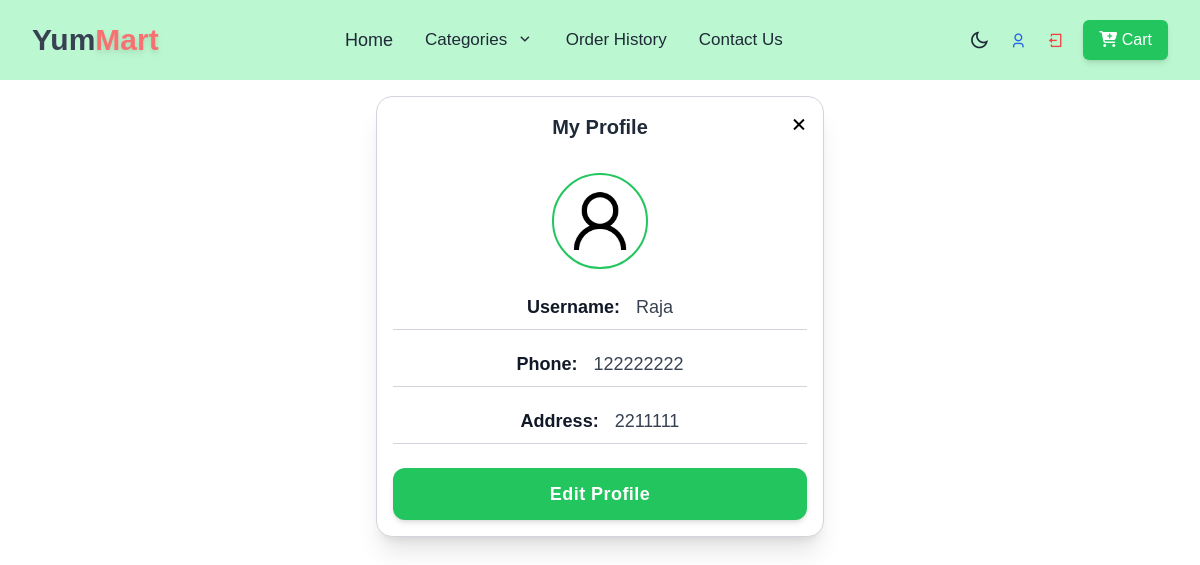
The page /profile/ (signed in) on the database as committed earlier.
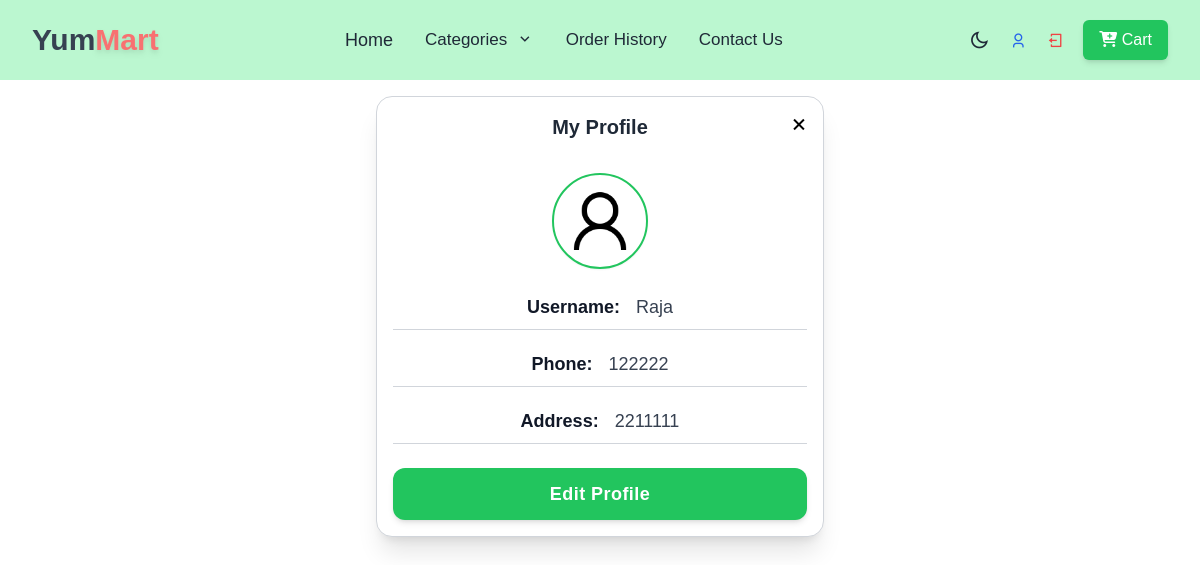
The same page on the database as committed later.
### store/models.py (models this page shows, shortened)
class UserProfile(models.Model):
    user = models.OneToOneField(User, on_delete=models.CASCADE)
    phone = models.CharField(max_length=15, blank=True, null=True)
    address = models.TextField(blank=True, null=True)
    image = models.ImageField(upload_to=user_profile_path, default='profile_pics/default.png', blank=True)

### store/views.py (the view)
# urls.py: path('profile/', view_profile, name='view_profile'),
@login_required
def view_profile(request):
    user_profile, _ = UserProfile.objects.get_or_create(user=request.user)
    if request.method == 'POST':
        form = UserProfileForm(
            request.POST, request.FILES, instance=user_profile)
        if form.is_valid():
            form.save()
            return redirect('view_profile')
    else:
        form = UserProfileForm(instance=user_profile)
    return render(request, 'store/view_profile.html', {'form': form, 'user_profile': user_profile})

### store/templates/store/view_profile.html (shortened to what this page needs)
{% extends "store/base.html" %}
{% load static %}
{% block content %}
<div class="flex justify-center px-4">
    <div class="max-w-md w-full bg-white dark:bg-gray-900 p-4 rounded-2xl shadow-xl relative transition-all duration-300 hover:shadow-2xl dark:border dark:border-white border border-gray-300">
        <a href="{% url 'home' %}" class="absolute right-3 top-3 text-black  transition duration-200 dark:text-white ">
            <i class='bx bx-x text-2xl'></i>
        </a>
        <h2 class="text-xl font-extrabold text-center text-gray-800 mb-8 dark:text-white">My Profile</h2>
        <div class="flex justify-center mb-6">
            <img src="{% if user_profile.image %}{{ user_profile.image.url }}{% else %}{% static 'profile_pics/default.png' %}{% endif %}"
                class="w-24 h-24 rounded-full border-2 border-green-500 p-1 shadow-sm object-cover"
                alt="Profile Picture">
        </div>
        <div class="text-gray-700 dark:text-gray-300 text-base sm:text-lg space-y-5">
            <div class="flex justify-center gap-4 border-b pb-2 border-gray-300 dark:border-gray-700">
                <span class="font-semibold text-gray-900 dark:text-white">Username:</span>
                <span>{{ user_profile.user.username }}</span>
            </div>
            <div class="flex justify-center gap-4 border-b pb-2 border-gray-300 dark:border-gray-700">
                <span class="font-semibold text-gray-900 dark:text-white">Phone:</span>
                <span>{{ user_profile.phone|default:"Not Provided" }}</span>
            </div>
            <div class="flex justify-center gap-4 border-b pb-2 border-gray-300 dark:border-gray-700">
                <span class="font-semibold text-gray-900 dark:text-white">Address:</span>
                <span class="text-right">{{ user_profile.address|default:"Not Provided" }}</span>
            </div>
        </div>
        <a href="{% url 'edit_profile' %}"
           class="mt-6 block w-full text-center bg-green-500 text-white py-3 rounded-xl text-lg font-semibold tracking-wide shadow-md hover:bg-green-600 focus:outline-none focus:ring-4 focus:ring-blue-300 dark:bg-green-600 dark:hover:bg-green-700 dark:focus:ring-green-800">
            Edit Profile
        </a>
    </div>
</div>
{% endblock %}

Rows that differ between the two databases and show on the page:
changed UserProfile "Raja": phone "122222222" → "122222"
